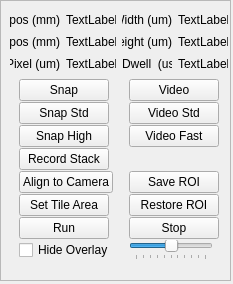
<?xml version="1.0" encoding="UTF-8"?>
<ui version="4.0">
 <class>Form</class>
 <widget class="QWidget" name="Form">
  <property name="geometry">
   <rect>
    <x>0</x>
    <y>0</y>
    <width>233</width>
    <height>284</height>
   </rect>
  </property>
  <property name="sizePolicy">
   <sizepolicy hsizetype="Fixed" vsizetype="Fixed">
    <horstretch>0</horstretch>
    <verstretch>0</verstretch>
   </sizepolicy>
  </property>
  <property name="windowTitle">
   <string>Form</string>
  </property>
  <widget class="QFrame" name="frame">
   <property name="geometry">
    <rect>
     <x>0</x>
     <y>0</y>
     <width>231</width>
     <height>281</height>
    </rect>
   </property>
   <property name="sizePolicy">
    <sizepolicy hsizetype="Minimum" vsizetype="Maximum">
     <horstretch>0</horstretch>
     <verstretch>0</verstretch>
    </sizepolicy>
   </property>
   <property name="minimumSize">
    <size>
     <width>231</width>
     <height>0</height>
    </size>
   </property>
   <property name="maximumSize">
    <size>
     <width>400</width>
     <height>281</height>
    </size>
   </property>
   <property name="frameShape">
    <enum>QFrame::StyledPanel</enum>
   </property>
   <property name="frameShadow">
    <enum>QFrame::Raised</enum>
   </property>
  </widget>
  <widget class="QWidget" name="layoutWidget">
   <property name="geometry">
    <rect>
     <x>10</x>
     <y>11</y>
     <width>218</width>
     <height>255</height>
    </rect>
   </property>
   <layout class="QGridLayout" name="gridLayout">
    <item row="0" column="0">
     <widget class="QLabel" name="label_6">
      <property name="sizePolicy">
       <sizepolicy hsizetype="Fixed" vsizetype="Fixed">
        <horstretch>0</horstretch>
        <verstretch>0</verstretch>
       </sizepolicy>
      </property>
      <property name="text">
       <string>Xpos (mm)</string>
      </property>
      <property name="alignment">
       <set>Qt::AlignRight|Qt::AlignTrailing|Qt::AlignVCenter</set>
      </property>
     </widget>
    </item>
    <item row="0" column="1">
     <widget class="QLabel" name="xpos">
      <property name="sizePolicy">
       <sizepolicy hsizetype="Fixed" vsizetype="Fixed">
        <horstretch>0</horstretch>
        <verstretch>0</verstretch>
       </sizepolicy>
      </property>
      <property name="text">
       <string>TextLabel</string>
      </property>
     </widget>
    </item>
    <item row="0" column="2">
     <widget class="QLabel" name="label">
      <property name="sizePolicy">
       <sizepolicy hsizetype="Fixed" vsizetype="Fixed">
        <horstretch>0</horstretch>
        <verstretch>0</verstretch>
       </sizepolicy>
      </property>
      <property name="text">
       <string>Width (um)</string>
      </property>
      <property name="alignment">
       <set>Qt::AlignRight|Qt::AlignTrailing|Qt::AlignVCenter</set>
      </property>
     </widget>
    </item>
    <item row="0" column="3">
     <widget class="QLabel" name="width">
      <property name="sizePolicy">
       <sizepolicy hsizetype="Fixed" vsizetype="Fixed">
        <horstretch>0</horstretch>
        <verstretch>0</verstretch>
       </sizepolicy>
      </property>
      <property name="text">
       <string>TextLabel</string>
      </property>
     </widget>
    </item>
    <item row="1" column="0">
     <widget class="QLabel" name="label_8">
      <property name="sizePolicy">
       <sizepolicy hsizetype="Fixed" vsizetype="Fixed">
        <horstretch>0</horstretch>
        <verstretch>0</verstretch>
       </sizepolicy>
      </property>
      <property name="text">
       <string>Ypos (mm)</string>
      </property>
      <property name="alignment">
       <set>Qt::AlignRight|Qt::AlignTrailing|Qt::AlignVCenter</set>
      </property>
     </widget>
    </item>
    <item row="1" column="1">
     <widget class="QLabel" name="ypos">
      <property name="sizePolicy">
       <sizepolicy hsizetype="Fixed" vsizetype="Fixed">
        <horstretch>0</horstretch>
        <verstretch>0</verstretch>
       </sizepolicy>
      </property>
      <property name="text">
       <string>TextLabel</string>
      </property>
     </widget>
    </item>
    <item row="1" column="2">
     <widget class="QLabel" name="label_4">
      <property name="sizePolicy">
       <sizepolicy hsizetype="Fixed" vsizetype="Fixed">
        <horstretch>0</horstretch>
        <verstretch>0</verstretch>
       </sizepolicy>
      </property>
      <property name="text">
       <string>Height (um)</string>
      </property>
      <property name="alignment">
       <set>Qt::AlignRight|Qt::AlignTrailing|Qt::AlignVCenter</set>
      </property>
     </widget>
    </item>
    <item row="1" column="3">
     <widget class="QLabel" name="height">
      <property name="sizePolicy">
       <sizepolicy hsizetype="Fixed" vsizetype="Fixed">
        <horstretch>0</horstretch>
        <verstretch>0</verstretch>
       </sizepolicy>
      </property>
      <property name="text">
       <string>TextLabel</string>
      </property>
     </widget>
    </item>
    <item row="2" column="0">
     <widget class="QLabel" name="label_11">
      <property name="sizePolicy">
       <sizepolicy hsizetype="Fixed" vsizetype="Fixed">
        <horstretch>0</horstretch>
        <verstretch>0</verstretch>
       </sizepolicy>
      </property>
      <property name="text">
       <string>Pixel (um)</string>
      </property>
      <property name="alignment">
       <set>Qt::AlignRight|Qt::AlignTrailing|Qt::AlignVCenter</set>
      </property>
     </widget>
    </item>
    <item row="2" column="1">
     <widget class="QLabel" name="pixelSize">
      <property name="sizePolicy">
       <sizepolicy hsizetype="Fixed" vsizetype="Fixed">
        <horstretch>0</horstretch>
        <verstretch>0</verstretch>
       </sizepolicy>
      </property>
      <property name="text">
       <string>TextLabel</string>
      </property>
     </widget>
    </item>
    <item row="2" column="2">
     <widget class="QLabel" name="label_3">
      <property name="sizePolicy">
       <sizepolicy hsizetype="Fixed" vsizetype="Fixed">
        <horstretch>0</horstretch>
        <verstretch>0</verstretch>
       </sizepolicy>
      </property>
      <property name="text">
       <string>Dwell  (us)</string>
      </property>
     </widget>
    </item>
    <item row="2" column="3">
     <widget class="QLabel" name="dwellTime">
      <property name="sizePolicy">
       <sizepolicy hsizetype="Fixed" vsizetype="Fixed">
        <horstretch>0</horstretch>
        <verstretch>0</verstretch>
       </sizepolicy>
      </property>
      <property name="text">
       <string>TextLabel</string>
      </property>
     </widget>
    </item>
    <item row="3" column="0" colspan="4">
     <layout class="QGridLayout" name="gridLayout_2">
      <property name="verticalSpacing">
       <number>1</number>
      </property>
      <item row="0" column="0">
       <widget class="QPushButton" name="snap_Button">
        <property name="sizePolicy">
         <sizepolicy hsizetype="Fixed" vsizetype="Fixed">
          <horstretch>0</horstretch>
          <verstretch>0</verstretch>
         </sizepolicy>
        </property>
        <property name="minimumSize">
         <size>
          <width>90</width>
          <height>0</height>
         </size>
        </property>
        <property name="layoutDirection">
         <enum>Qt::LeftToRight</enum>
        </property>
        <property name="autoFillBackground">
         <bool>false</bool>
        </property>
        <property name="text">
         <string>Snap</string>
        </property>
       </widget>
      </item>
      <item row="0" column="1">
       <widget class="QPushButton" name="video_button">
        <property name="sizePolicy">
         <sizepolicy hsizetype="Fixed" vsizetype="Fixed">
          <horstretch>0</horstretch>
          <verstretch>0</verstretch>
         </sizepolicy>
        </property>
        <property name="minimumSize">
         <size>
          <width>90</width>
          <height>0</height>
         </size>
        </property>
        <property name="layoutDirection">
         <enum>Qt::LeftToRight</enum>
        </property>
        <property name="autoFillBackground">
         <bool>false</bool>
        </property>
        <property name="text">
         <string>Video</string>
        </property>
        <property name="checkable">
         <bool>true</bool>
        </property>
       </widget>
      </item>
      <item row="1" column="0">
       <widget class="QPushButton" name="snap_Standard_Button">
        <property name="sizePolicy">
         <sizepolicy hsizetype="Fixed" vsizetype="Fixed">
          <horstretch>0</horstretch>
          <verstretch>0</verstretch>
         </sizepolicy>
        </property>
        <property name="minimumSize">
         <size>
          <width>90</width>
          <height>0</height>
         </size>
        </property>
        <property name="layoutDirection">
         <enum>Qt::LeftToRight</enum>
        </property>
        <property name="autoFillBackground">
         <bool>false</bool>
        </property>
        <property name="text">
         <string>Snap Std</string>
        </property>
       </widget>
      </item>
      <item row="1" column="1">
       <widget class="QPushButton" name="video_std_button">
        <property name="sizePolicy">
         <sizepolicy hsizetype="Fixed" vsizetype="Fixed">
          <horstretch>0</horstretch>
          <verstretch>0</verstretch>
         </sizepolicy>
        </property>
        <property name="minimumSize">
         <size>
          <width>90</width>
          <height>0</height>
         </size>
        </property>
        <property name="layoutDirection">
         <enum>Qt::LeftToRight</enum>
        </property>
        <property name="autoFillBackground">
         <bool>false</bool>
        </property>
        <property name="text">
         <string>Video Std</string>
        </property>
        <property name="checkable">
         <bool>true</bool>
        </property>
       </widget>
      </item>
      <item row="2" column="0">
       <widget class="QPushButton" name="snap_High_Button">
        <property name="sizePolicy">
         <sizepolicy hsizetype="Fixed" vsizetype="Fixed">
          <horstretch>0</horstretch>
          <verstretch>0</verstretch>
         </sizepolicy>
        </property>
        <property name="minimumSize">
         <size>
          <width>90</width>
          <height>0</height>
         </size>
        </property>
        <property name="text">
         <string>Snap High</string>
        </property>
       </widget>
      </item>
      <item row="2" column="1">
       <widget class="QPushButton" name="video_fast_button">
        <property name="sizePolicy">
         <sizepolicy hsizetype="Fixed" vsizetype="Fixed">
          <horstretch>0</horstretch>
          <verstretch>0</verstretch>
         </sizepolicy>
        </property>
        <property name="minimumSize">
         <size>
          <width>90</width>
          <height>0</height>
         </size>
        </property>
        <property name="text">
         <string>Video Fast</string>
        </property>
        <property name="checkable">
         <bool>true</bool>
        </property>
       </widget>
      </item>
      <item row="3" column="0">
       <widget class="QPushButton" name="record_button">
        <property name="sizePolicy">
         <sizepolicy hsizetype="Fixed" vsizetype="Fixed">
          <horstretch>0</horstretch>
          <verstretch>0</verstretch>
         </sizepolicy>
        </property>
        <property name="minimumSize">
         <size>
          <width>90</width>
          <height>0</height>
         </size>
        </property>
        <property name="text">
         <string>Record Stack</string>
        </property>
        <property name="checkable">
         <bool>true</bool>
        </property>
       </widget>
      </item>
      <item row="4" column="0">
       <widget class="QPushButton" name="Align_to_Camera">
        <property name="sizePolicy">
         <sizepolicy hsizetype="Fixed" vsizetype="Fixed">
          <horstretch>0</horstretch>
          <verstretch>0</verstretch>
         </sizepolicy>
        </property>
        <property name="minimumSize">
         <size>
          <width>90</width>
          <height>0</height>
         </size>
        </property>
        <property name="text">
         <string>Align to Camera</string>
        </property>
       </widget>
      </item>
      <item row="4" column="1">
       <widget class="QPushButton" name="saveROI">
        <property name="sizePolicy">
         <sizepolicy hsizetype="Fixed" vsizetype="Fixed">
          <horstretch>0</horstretch>
          <verstretch>0</verstretch>
         </sizepolicy>
        </property>
        <property name="minimumSize">
         <size>
          <width>90</width>
          <height>0</height>
         </size>
        </property>
        <property name="text">
         <string>Save ROI</string>
        </property>
       </widget>
      </item>
      <item row="5" column="0">
       <widget class="QPushButton" name="set_TilesButton">
        <property name="sizePolicy">
         <sizepolicy hsizetype="Fixed" vsizetype="Fixed">
          <horstretch>0</horstretch>
          <verstretch>0</verstretch>
         </sizepolicy>
        </property>
        <property name="minimumSize">
         <size>
          <width>90</width>
          <height>0</height>
         </size>
        </property>
        <property name="text">
         <string>Set Tile Area</string>
        </property>
        <property name="checkable">
         <bool>true</bool>
        </property>
       </widget>
      </item>
      <item row="5" column="1">
       <widget class="QPushButton" name="restoreROI">
        <property name="sizePolicy">
         <sizepolicy hsizetype="Fixed" vsizetype="Fixed">
          <horstretch>0</horstretch>
          <verstretch>0</verstretch>
         </sizepolicy>
        </property>
        <property name="minimumSize">
         <size>
          <width>90</width>
          <height>0</height>
         </size>
        </property>
        <property name="text">
         <string>Restore ROI</string>
        </property>
       </widget>
      </item>
      <item row="6" column="0">
       <widget class="QPushButton" name="run_button">
        <property name="sizePolicy">
         <sizepolicy hsizetype="Fixed" vsizetype="Fixed">
          <horstretch>0</horstretch>
          <verstretch>0</verstretch>
         </sizepolicy>
        </property>
        <property name="minimumSize">
         <size>
          <width>90</width>
          <height>0</height>
         </size>
        </property>
        <property name="text">
         <string>Run</string>
        </property>
       </widget>
      </item>
      <item row="6" column="1">
       <widget class="QPushButton" name="stop_button">
        <property name="sizePolicy">
         <sizepolicy hsizetype="Fixed" vsizetype="Fixed">
          <horstretch>0</horstretch>
          <verstretch>0</verstretch>
         </sizepolicy>
        </property>
        <property name="minimumSize">
         <size>
          <width>90</width>
          <height>0</height>
         </size>
        </property>
        <property name="text">
         <string>Stop</string>
        </property>
       </widget>
      </item>
      <item row="7" column="0">
       <widget class="QCheckBox" name="hide_check">
        <property name="sizePolicy">
         <sizepolicy hsizetype="Fixed" vsizetype="Fixed">
          <horstretch>0</horstretch>
          <verstretch>0</verstretch>
         </sizepolicy>
        </property>
        <property name="text">
         <string>Hide Overlay</string>
        </property>
       </widget>
      </item>
      <item row="7" column="1">
       <widget class="QSlider" name="alphaSlider">
        <property name="sizePolicy">
         <sizepolicy hsizetype="Fixed" vsizetype="Fixed">
          <horstretch>0</horstretch>
          <verstretch>0</verstretch>
         </sizepolicy>
        </property>
        <property name="maximum">
         <number>100</number>
        </property>
        <property name="singleStep">
         <number>2</number>
        </property>
        <property name="value">
         <number>50</number>
        </property>
        <property name="orientation">
         <enum>Qt::Horizontal</enum>
        </property>
        <property name="invertedControls">
         <bool>true</bool>
        </property>
        <property name="tickPosition">
         <enum>QSlider::TicksBelow</enum>
        </property>
       </widget>
      </item>
     </layout>
    </item>
   </layout>
  </widget>
 </widget>
 <resources/>
 <connections/>
</ui>
